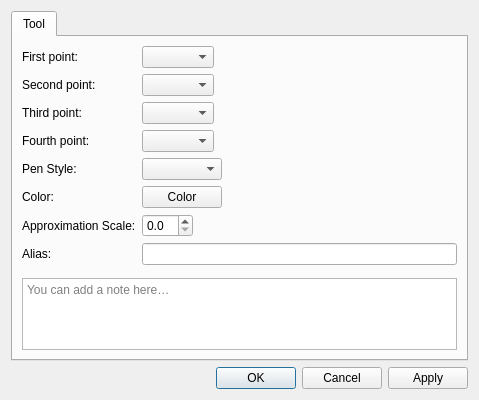
<?xml version="1.0" encoding="UTF-8"?>
<ui version="4.0">
 <class>DialogCubicBezier</class>
 <widget class="QDialog" name="DialogCubicBezier">
  <property name="geometry">
   <rect>
    <x>0</x>
    <y>0</y>
    <width>479</width>
    <height>343</height>
   </rect>
  </property>
  <property name="windowTitle">
   <string>Tool cubic bezier</string>
  </property>
  <property name="windowIcon">
   <iconset resource="../../../vmisc/share/resources/icon.qrc">
    <normaloff>:/icon/64x64/icon64x64.png</normaloff>:/icon/64x64/icon64x64.png</iconset>
  </property>
  <layout class="QVBoxLayout" name="verticalLayout">
   <item>
    <widget class="QTabWidget" name="tabWidget">
     <property name="currentIndex">
      <number>0</number>
     </property>
     <widget class="QWidget" name="tab">
      <attribute name="title">
       <string>Tool</string>
      </attribute>
      <layout class="QFormLayout" name="formLayout_2">
       <property name="fieldGrowthPolicy">
        <enum>QFormLayout::FieldGrowthPolicy::ExpandingFieldsGrow</enum>
       </property>
       <item row="0" column="0">
        <widget class="QLabel" name="labelFirstPoint">
         <property name="text">
          <string>First point:</string>
         </property>
        </widget>
       </item>
       <item row="0" column="1">
        <widget class="QComboBox" name="comboBoxP1"/>
       </item>
       <item row="1" column="0">
        <widget class="QLabel" name="labelSecondPoint">
         <property name="text">
          <string>Second point:</string>
         </property>
        </widget>
       </item>
       <item row="1" column="1">
        <widget class="QComboBox" name="comboBoxP2"/>
       </item>
       <item row="2" column="0">
        <widget class="QLabel" name="labelThirdPoint">
         <property name="text">
          <string>Third point:</string>
         </property>
        </widget>
       </item>
       <item row="2" column="1">
        <widget class="QComboBox" name="comboBoxP3"/>
       </item>
       <item row="3" column="0">
        <widget class="QLabel" name="labelForthPoint">
         <property name="text">
          <string>Fourth point:</string>
         </property>
        </widget>
       </item>
       <item row="3" column="1">
        <widget class="QComboBox" name="comboBoxP4"/>
       </item>
       <item row="4" column="0">
        <widget class="QLabel" name="label_2">
         <property name="text">
          <string>Pen Style:</string>
         </property>
        </widget>
       </item>
       <item row="4" column="1">
        <widget class="QComboBox" name="comboBoxPenStyle">
         <property name="minimumSize">
          <size>
           <width>80</width>
           <height>0</height>
          </size>
         </property>
         <property name="maximumSize">
          <size>
           <width>110</width>
           <height>16777215</height>
          </size>
         </property>
         <property name="iconSize">
          <size>
           <width>80</width>
           <height>14</height>
          </size>
         </property>
        </widget>
       </item>
       <item row="5" column="0">
        <widget class="QLabel" name="label">
         <property name="text">
          <string>Color:</string>
         </property>
        </widget>
       </item>
       <item row="5" column="1">
        <widget class="VPE::QtColorPicker" name="pushButtonColor">
         <property name="text">
          <string notr="true">Color</string>
         </property>
        </widget>
       </item>
       <item row="6" column="0">
        <widget class="QLabel" name="label_3">
         <property name="text">
          <string>Approximation Scale:</string>
         </property>
        </widget>
       </item>
       <item row="6" column="1">
        <widget class="QDoubleSpinBox" name="doubleSpinBoxApproximationScale">
         <property name="toolTip">
          <string>Set approximation scale for this curve, 0 - use global value</string>
         </property>
         <property name="decimals">
          <number>1</number>
         </property>
         <property name="maximum">
          <double>10.000000000000000</double>
         </property>
         <property name="singleStep">
          <double>0.100000000000000</double>
         </property>
        </widget>
       </item>
       <item row="7" column="0">
        <widget class="QLabel" name="labelAlias">
         <property name="text">
          <string>Alias:</string>
         </property>
        </widget>
       </item>
       <item row="7" column="1">
        <widget class="QLineEdit" name="lineEditAlias">
         <property name="clearButtonEnabled">
          <bool>true</bool>
         </property>
        </widget>
       </item>
       <item row="8" column="0" colspan="2">
        <layout class="QVBoxLayout" name="notesAreaLayout">
         <item>
          <layout class="QHBoxLayout" name="notesSeparatorLayout">
           <property name="leftMargin">
            <number>33</number>
           </property>
           <property name="rightMargin">
            <number>33</number>
           </property>
           <item>
            <widget class="QFrame" name="notesSeparator">
             <property name="minimumSize">
              <size>
               <width>0</width>
               <height>1</height>
              </size>
             </property>
             <property name="maximumSize">
              <size>
               <width>16777215</width>
               <height>1</height>
              </size>
             </property>
            </widget>
           </item>
          </layout>
         </item>
         <item>
          <widget class="QPlainTextEdit" name="plainTextEditToolNotes">
           <property name="placeholderText">
            <string>You can add a note here…</string>
           </property>
           <property name="maximumSize">
            <size>
             <width>16777215</width>
             <height>100</height>
            </size>
           </property>
          </widget>
         </item>
        </layout>
       </item>
      </layout>
     </widget>
    </widget>
   </item>
   <item>
    <widget class="QDialogButtonBox" name="buttonBox">
     <property name="orientation">
      <enum>Qt::Orientation::Horizontal</enum>
     </property>
     <property name="standardButtons">
      <set>QDialogButtonBox::StandardButton::Apply|QDialogButtonBox::StandardButton::Cancel|QDialogButtonBox::StandardButton::Ok</set>
     </property>
    </widget>
   </item>
  </layout>
 </widget>
 <customwidgets>
  <customwidget>
   <class>VPE::QtColorPicker</class>
   <extends>QPushButton</extends>
   <header>../vpropertyexplorer/qtcolorpicker.h</header>
  </customwidget>
 </customwidgets>
 <resources>
  <include location="../../../vmisc/share/resources/icon.qrc"/>
 </resources>
 <connections>
  <connection>
   <sender>buttonBox</sender>
   <signal>accepted()</signal>
   <receiver>DialogCubicBezier</receiver>
   <slot>accept()</slot>
   <hints>
    <hint type="sourcelabel">
     <x>248</x>
     <y>254</y>
    </hint>
    <hint type="destinationlabel">
     <x>157</x>
     <y>274</y>
    </hint>
   </hints>
  </connection>
  <connection>
   <sender>buttonBox</sender>
   <signal>rejected()</signal>
   <receiver>DialogCubicBezier</receiver>
   <slot>reject()</slot>
   <hints>
    <hint type="sourcelabel">
     <x>316</x>
     <y>260</y>
    </hint>
    <hint type="destinationlabel">
     <x>286</x>
     <y>274</y>
    </hint>
   </hints>
  </connection>
 </connections>
</ui>
